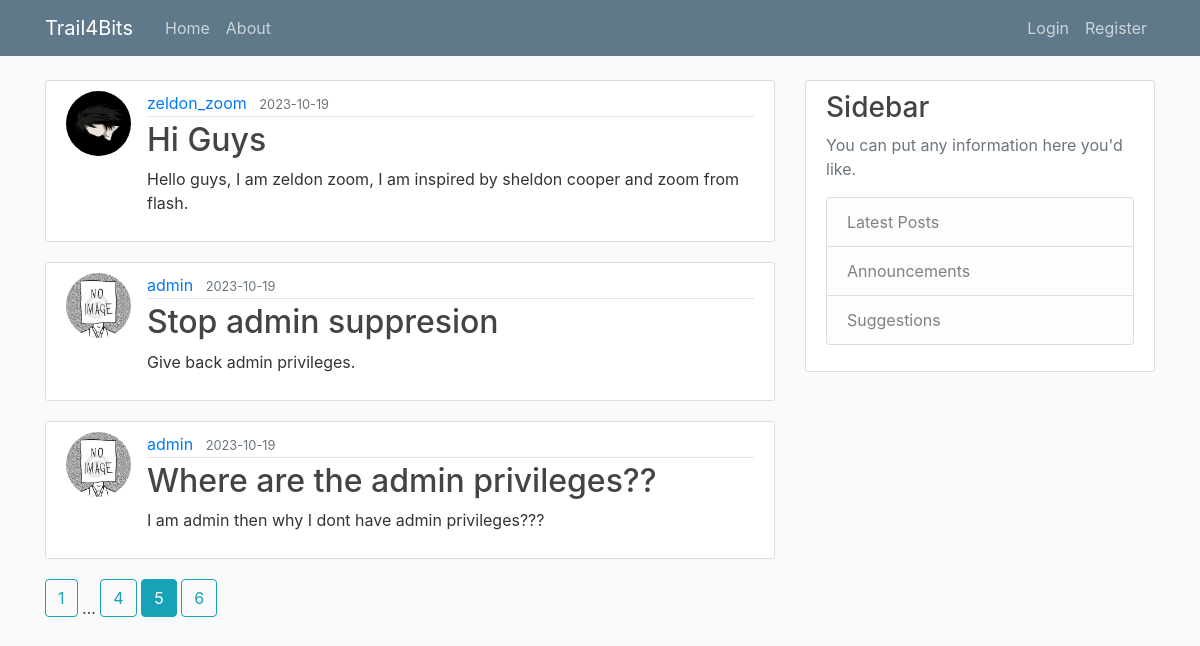
/home?page=5, run on the app's committed database.
### flaskblog/models.py (models this page shows, shortened)
class Post(db.Model):
    id=db.Column(db.Integer, primary_key=True)
    title= db.Column(db.String(120), nullable=False)
    content= db.Column(db.Text, nullable=False)
    date_posted= db.Column(db.DateTime, nullable=False, default=datetime.utcnow)
    user_id= db.Column(db.Integer, db.ForeignKey('user.id'), nullable=False)

class User(db.Model, UserMixin):
    id=db.Column(db.Integer, primary_key=True, )
    username= db.Column(db.String(20), unique=True, nullable=False )
    email=db.Column(db.String(120), nullable=False)
    image_file=db.Column(db.String(120), nullable=False, default='default.jpg')
    password=db.Column(db.String(60), nullable=False)
    posts=db.relationship('Post', backref='author', lazy=True)

### flaskblog/main/routes.py (the view)
@main.route("/")
@main.route("/home")
def home():
    page=request.args.get('page', 1, type=int)
    posts  = Post.query.order_by(Post.date_posted.desc()).paginate(per_page=3 , page=page)
    return render_template('home.html', posts=posts, title='Home')

### flaskblog/templates/home.html
{% extends "layout.html"%}
{% block content %}
    {% for post in posts%}
    <article class="media content-section">
        <img class="rounded-circle article-img" src="{{ url_for('static', filename='Profile_Pictures/' + post.author.image_file) }} ">
        <div class="media-body">
          <div class="article-metadata">
            <a class="mr-2" href="{{ url_for('users.user_posts', username=post.author.username) }}">{{ post.author.username}}</a>
            <small class="text-muted">{{ post.date_posted.strftime('%Y-%m-%d') }}</small>
          </div>
          <h2><a class="article-title" href="{{ url_for('posts.post', post_id=post.id) }}">{{ post.title }}</a></h2>
          <p class="article-content">{{ post.content }}</p>
        </div>
    </article>
    {% endfor %}
    {% for page_num in posts.iter_pages(left_edge=1, right_edge=1, left_current=1, right_current=1) %}
      {% if page_num %}
        {% if posts.page == page_num %}
          <a class="btn btn-info mb-4" href="{{ url_for('main.home', page=page_num) }}">{{ page_num }}</a>
        {% else %}
          <a class="btn btn-outline-info mb-4" href="{{ url_for('main.home', page=page_num) }}">{{ page_num }}</a>
        {% endif %}
      {% else %}
        ...
      {% endif %}
    {% endfor %}
{% endblock content%}

### flaskblog/static/main.css (style rules this page uses)
body { background: #fafafa; color: #333333; margin-top: 5rem; }
h1, h2, h3, h4, h5, h6 { color: #444444; }
.content-section { background: #ffffff; padding: 10px 20px; border: 1px solid #dddddd; border-radius: 3px; margin-bottom: 20px; }
.article-title { color: #444444; }
.article-content { white-space: pre-line; }
.article-img { height: 65px; width: 65px; margin-right: 16px; }
.article-metadata { padding-bottom: 1px; margin-bottom: 4px; border-bottom: 1px solid #e3e3e3 }

### data on the page
Post: image_file (picture), author.username "zeldon_zoom", date_posted "2023-10-19", title "Hi Guys", content "Hello guys, I am zeldon zoom, I am inspired by sheldon cooper and zoom from flash."
Post: image_file (placeholder picture), author.username "admin", date_posted "2023-10-19", title "Stop admin suppresion", content "Give back admin privileges."
Post: image_file (placeholder picture), author.username "admin", date_posted "2023-10-19", title "Where are the admin privileges??", content "I am admin then why I dont have admin privileges???"

### other printed values
{{ page_num }} "1" "4" "6"
{{ page_num }} "5"
